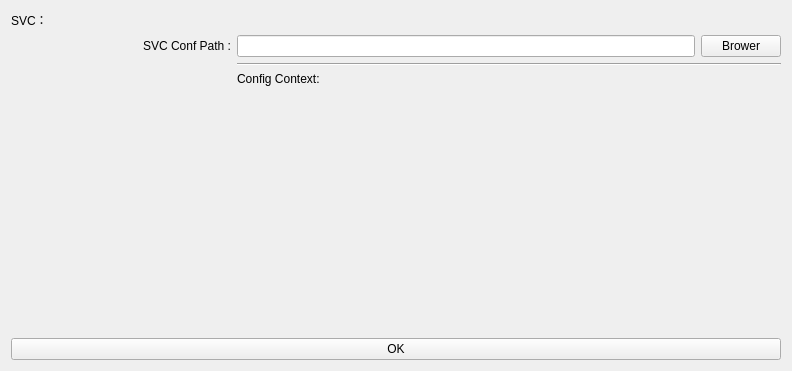
<?xml version="1.0" encoding="UTF-8"?>
<ui version="4.0">
 <class>SVCCtrlWidget</class>
 <widget class="QWidget" name="SVCCtrlWidget">
  <property name="windowModality">
   <enum>Qt::NonModal</enum>
  </property>
  <property name="geometry">
   <rect>
    <x>0</x>
    <y>0</y>
    <width>792</width>
    <height>371</height>
   </rect>
  </property>
  <property name="windowTitle">
   <string>SVC Control Panel</string>
  </property>
  <layout class="QVBoxLayout" name="verticalLayout">
   <item>
    <layout class="QVBoxLayout" name="layout_top" stretch="0,1">
     <property name="sizeConstraint">
      <enum>QLayout::SetMaximumSize</enum>
     </property>
     <property name="leftMargin">
      <number>0</number>
     </property>
     <item>
      <widget class="QLabel" name="label_svc">
       <property name="text">
        <string>SVC：</string>
       </property>
      </widget>
     </item>
     <item>
      <layout class="QFormLayout" name="formLayout">
       <item row="0" column="0">
        <widget class="QLabel" name="label_svc_conf_path">
         <property name="minimumSize">
          <size>
           <width>220</width>
           <height>0</height>
          </size>
         </property>
         <property name="text">
          <string>SVC Conf Path :</string>
         </property>
         <property name="alignment">
          <set>Qt::AlignRight|Qt::AlignTrailing|Qt::AlignVCenter</set>
         </property>
        </widget>
       </item>
       <item row="0" column="1">
        <layout class="QHBoxLayout" name="horizontalLayout">
         <item>
          <widget class="QLineEdit" name="linedit_svc_conf_path"/>
         </item>
         <item>
          <widget class="QPushButton" name="btn_svc_conf_path">
           <property name="text">
            <string>Brower</string>
           </property>
          </widget>
         </item>
        </layout>
       </item>
       <item row="2" column="1">
        <widget class="QLabel" name="label_config_context">
         <property name="text">
          <string>Config Context:</string>
         </property>
        </widget>
       </item>
       <item row="1" column="1">
        <widget class="Line" name="line">
         <property name="orientation">
          <enum>Qt::Horizontal</enum>
         </property>
        </widget>
       </item>
      </layout>
     </item>
    </layout>
   </item>
   <item>
    <widget class="QPushButton" name="btn_ok">
     <property name="text">
      <string>OK</string>
     </property>
    </widget>
   </item>
  </layout>
 </widget>
 <resources/>
 <connections/>
</ui>
